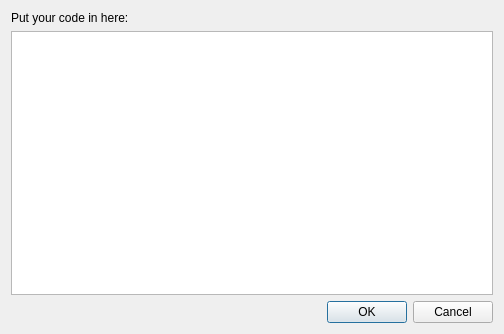
<?xml version="1.0" encoding="UTF-8"?>
<ui version="4.0">
 <class>Dialog</class>
 <widget class="QDialog" name="Dialog">
  <property name="geometry">
   <rect>
    <x>0</x>
    <y>0</y>
    <width>504</width>
    <height>334</height>
   </rect>
  </property>
  <property name="windowTitle">
   <string>Process</string>
  </property>
  <property name="locale">
   <locale language="English" country="UnitedStates"/>
  </property>
  <layout class="QGridLayout" name="gridLayout">
   <item row="1" column="0">
    <widget class="QPlainTextEdit" name="processText"/>
   </item>
   <item row="2" column="0">
    <widget class="QDialogButtonBox" name="buttonBox">
     <property name="locale">
      <locale language="English" country="UnitedStates"/>
     </property>
     <property name="orientation">
      <enum>Qt::Horizontal</enum>
     </property>
     <property name="standardButtons">
      <set>QDialogButtonBox::Cancel|QDialogButtonBox::Ok</set>
     </property>
    </widget>
   </item>
   <item row="0" column="0">
    <widget class="QLabel" name="label">
     <property name="text">
      <string>Put your code in here:</string>
     </property>
    </widget>
   </item>
  </layout>
 </widget>
 <resources/>
 <connections>
  <connection>
   <sender>buttonBox</sender>
   <signal>accepted()</signal>
   <receiver>Dialog</receiver>
   <slot>accept()</slot>
   <hints>
    <hint type="sourcelabel">
     <x>248</x>
     <y>254</y>
    </hint>
    <hint type="destinationlabel">
     <x>157</x>
     <y>274</y>
    </hint>
   </hints>
  </connection>
  <connection>
   <sender>buttonBox</sender>
   <signal>rejected()</signal>
   <receiver>Dialog</receiver>
   <slot>reject()</slot>
   <hints>
    <hint type="sourcelabel">
     <x>316</x>
     <y>260</y>
    </hint>
    <hint type="destinationlabel">
     <x>286</x>
     <y>274</y>
    </hint>
   </hints>
  </connection>
 </connections>
</ui>
